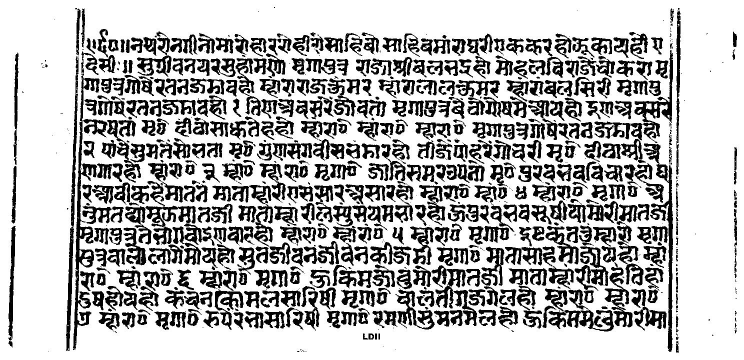
#> input picture code BACKUP/convert1.png, 1488 x 720 px (shown at 1/2 size)
$ python first.py   (older library calls are emulated)
#> lines starting #> are read from the running program, lines starting #| are printed output that depends on the picture; after the words box and inside, x2 and y2 are one past the last pixel; in counts of white or black regions, pixels touching at a corner belong together
import cv2
import numpy as np
image = cv2.imread("convert1.png")
#> image is the input picture: shape (720, 1488, 3); min 0, max 255, mean 182.7

image = cv2.resize(image,None,fx=.5, fy=.5, interpolation = cv2.INTER_CUBIC)
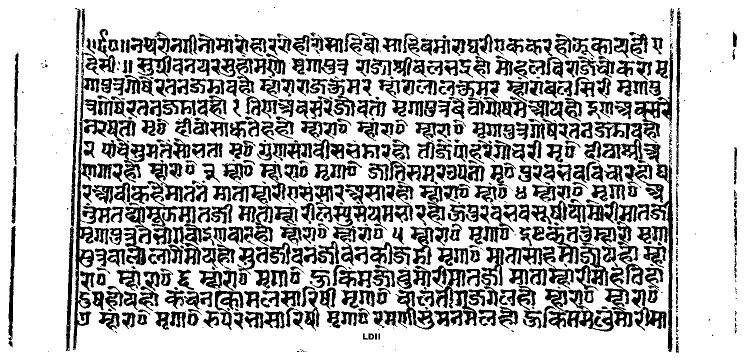
#> image: shape (360, 744, 3); min 0, max 255, mean 182.6
cv2.imshow('orig',image)

#grayscale
gray = cv2.cvtColor(image,cv2.COLOR_BGR2GRAY)
# original_resized = cv2.resize(gray, (0,0), fx=.2, fy=.2)
cv2.imshow('gray',gray)
cv2.waitKey(0)

#Remove Salt and pepper noise
saltpep = cv2.fastNlMeansDenoising(gray,None,9,13)
# original_resized = cv2.resize(saltpep, (0,0), fx=.2, fy=.2)
cv2.imshow('noise removal',saltpep)
cv2.waitKey(0)

#blur
blured = cv2.blur(saltpep,(3,3))
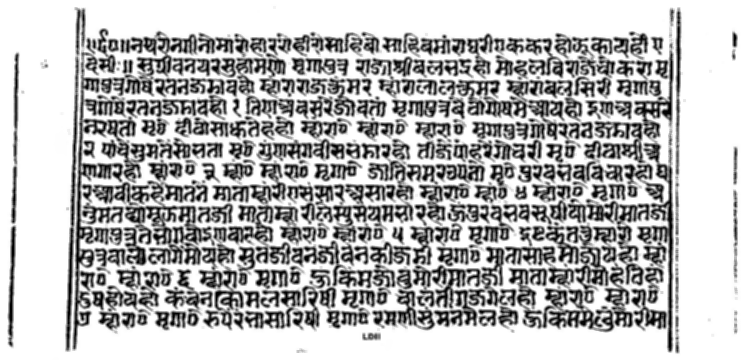
#> blured: shape (360, 744); min 0, max 255, mean 182.6
# original_resized = cv2.resize(blured, (0,0), fx=.2, fy=.2)
cv2.imshow('blured',blured)
cv2.waitKey(0)

#binary
ret,thresh = cv2.threshold(gray,127,255,cv2.THRESH_BINARY_INV)
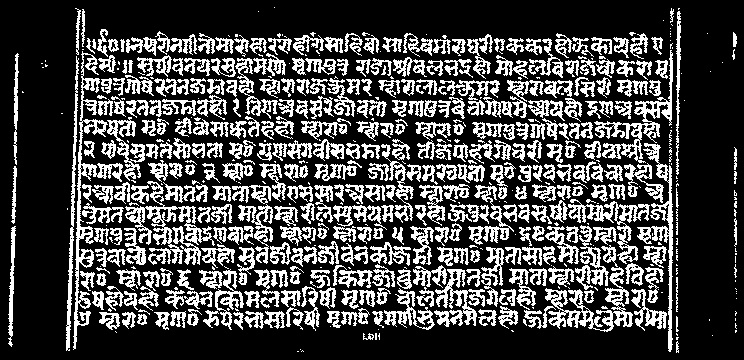
#> thresh: shape (360, 744); 28.4% white in thin lines or dots
# original_resized = cv2.resize(thresh, (0,0), fx=.2, fy=.2)
cv2.imshow('Threshold',thresh)
cv2.waitKey(0)

#dilation
kernel = np.ones((2,100), np.uint8)
img_dilation = cv2.dilate(thresh, kernel, iterations=1)
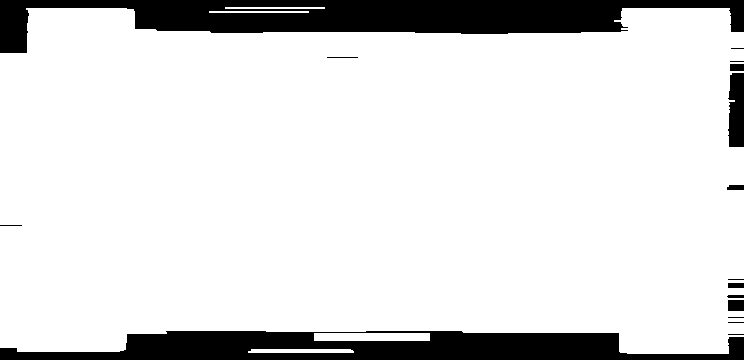
#> img_dilation: shape (360, 744); 86.9% white; 16 black regions (6 under 20 px)
# original_resized = cv2.resize(img_dilation, (0,0), fx=.2, fy=.2)
cv2.imshow('dilated',img_dilation)
cv2.waitKey(0)

major = cv2.__version__.split('.')[0]
print(major)
if major == '3':
    ret, ctrs, hier = cv2.findContours(img_dilation.copy(), cv2.RETR_EXTERNAL, cv2.CHAIN_APPROX_SIMPLE)
else:
    ctrs, hier = cv2.findContours(img_dilation.copy(), cv2.RETR_EXTERNAL, cv2.CHAIN_APPROX_SIMPLE)
#> ctrs = 5 contours; box (x1, y1, x2, y2) and area: (0, 8, 744, 354) 229644, (314, 333, 430, 341) 805, (248, 349, 354, 353) 306, (209, 11, 309, 13) 99, (225, 7, 325, 9) 99
#find contours
#ctrs, hier = cv2.findContours(img_dilation.copy(), cv2.RETR_EXTERNAL, cv2.CHAIN_APPROX_SIMPLE)
#contours,hierachy=cv2.findContours(thresh,cv2.RETR_TREE,cv2.CHAIN_APPROX_SIMPLE)

#sort contours
sorted_ctrs = sorted(ctrs, key=lambda ctr: cv2.boundingRect(ctr)[1])
#> sorted_ctrs = 5 contours; box (x1, y1, x2, y2) and area: (0, 8, 744, 354) 229644, (314, 333, 430, 341) 805, (248, 349, 354, 353) 306, (225, 7, 325, 9) 99, (209, 11, 309, 13) 99

for i, ctr in enumerate(sorted_ctrs):

    # Get bounding box
    x, y, w, h = cv2.boundingRect(ctr)

    # Getting ROI
    roi = image[y:y+h, x:x+w]

# #   show ROI
    cv2.imshow('Line no:' +str(i),roi)
    cv2.waitKey(0)


    im = cv2.resize(roi,None,fx=4, fy=4, interpolation = cv2.INTER_CUBIC)
    ret_1,thresh_1 = cv2.threshold(im,127,255,cv2.THRESH_BINARY_INV)
    # original_resized = cv2.resize(thresh, (0,0), fx=.2, fy=.2)
#     cv2.imshow('Threshold_1',thresh_1)
#     cv2.waitKey(0)

    kernel = np.ones((10, 20), np.uint8)
    words = cv2.dilate(thresh_1, kernel, iterations=1)
#     cv2.imshow('words', words)
#     cv2.waitKey(0)


    words=cv2.cvtColor(words, cv2.COLOR_BGR2GRAY);

    if major == '3':
        ret, ctrs, hier = cv2.findContours(img_dilation.copy(), cv2.RETR_EXTERNAL, cv2.CHAIN_APPROX_SIMPLE)
    else:
        ctrs_1, hier = cv2.findContours(img_dilation.copy(), cv2.RETR_EXTERNAL, cv2.CHAIN_APPROX_SIMPLE)
    #find contours
    #im,ctrs_1, hier = cv2.findContours(words, cv2.RETR_EXTERNAL, cv2.CHAIN_APPROX_SIMPLE)

    #sort contours
    sorted_ctrs_1 = sorted(ctrs_1, key=lambda ctr: cv2.boundingRect(ctr)[0])

    for j, ctr_1 in enumerate(sorted_ctrs_1):

        # Get bounding box
        x_1, y_1, w_1, h_1 = cv2.boundingRect(ctr_1)

        # Getting ROI
        roi_1 = thresh_1[y_1:y_1+h_1, x_1:x_1+w_1]

        # #   show ROI
        print('Line no: ' + str(i) + " word no : " +str(j),roi_1)
        #cv2.imshow('Line no: ' + str(i) + " word no : " +str(j),roi_1)
        #cv2.waitKey(0)

#> (the run stopped early here; a loop or call above may not have finished)

$ run again, with code BACKUP/dev.png copied over code BACKUP/convert1.png
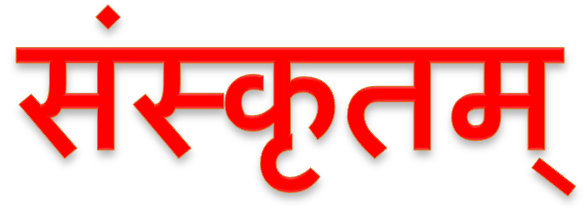
#> input picture code BACKUP/dev.png, 587 x 211 px
#> image is the input picture: shape (211, 587, 3); mean B, G, R 189.6, 191.6, 249
#> image: shape (106, 294, 3)
#> `ret,thresh = cv2.threshold(gray,127,255,cv2.THRESH_BINARY_INV)`:
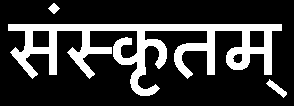
#> thresh: shape (106, 294); 22.2% white; 3 white regions, box (x1, y1, x2, y2) and area: (8, 24, 282, 96) 6700, (266, 79, 287, 98) 137, (48, 3, 60, 14) 72
#> img_dilation: shape (106, 294); 67.1% white; 3 black regions
#> ctrs = 2 contours; box (x1, y1, x2, y2) and area: (0, 24, 294, 99) 19208, (0, 3, 110, 15) 1158
#> sorted_ctrs has the same summary as ctrs
#> the loop `for i, ctr in enumerate(sorted_ctrs):` made 2 passes
#> (x, y, w, h) on passes 1 to 2: (0, 3, 110, 12), (0, 24, 294, 75)
#> (printed output is left out)
#> after the loop `for i, ctr in enumerate(sorted_ctrs):`:
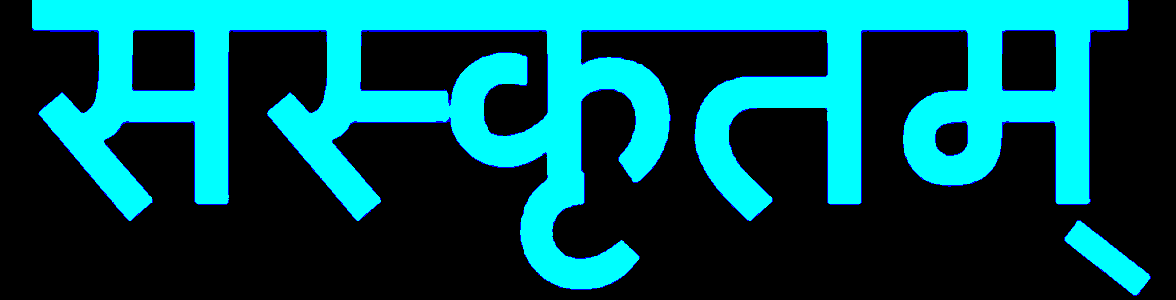
#> thresh_1: shape (300, 1176, 3); mean B, G, R 86.8, 82.8, 0

$ run again, with code BACKUP/new_image.png copied over code BACKUP/convert1.png
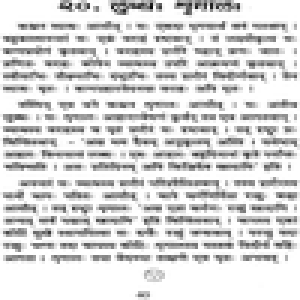
#> input picture code BACKUP/new_image.png, 100 x 100 px (shown 3 times larger)
#> image is the input picture: shape (100, 100, 3); min 11, max 255, mean 216.2
#> image: shape (50, 50, 3)
#> `ret,thresh = cv2.threshold(gray,127,255,cv2.THRESH_BINARY_INV)`:
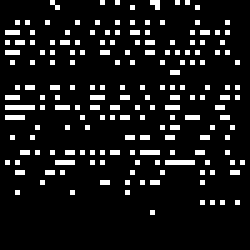
#> thresh: shape (50, 50) (shown 5 times larger); 9.7% white in thin lines or dots, all inside (x1, y1, x2, y2) = (1, 0, 49, 43)
#> `img_dilation = cv2.dilate(thresh, kernel, iterations=1)`:
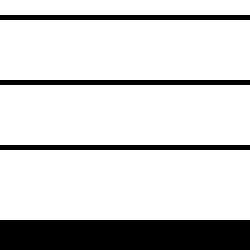
#> img_dilation: shape (50, 50) (shown 5 times larger); 82% white; 4 black regions
#> ctrs = 4 contours; box (x1, y1, x2, y2) and area: (0, 30, 50, 44) 637, (0, 17, 50, 29) 539, (0, 4, 50, 16) 539, (0, 0, 50, 3) 98
#> sorted_ctrs = 4 contours; box (x1, y1, x2, y2) and area: (0, 30, 50, 44) 637, (0, 4, 50, 16) 539, (0, 17, 50, 29) 539, (0, 0, 50, 3) 98
